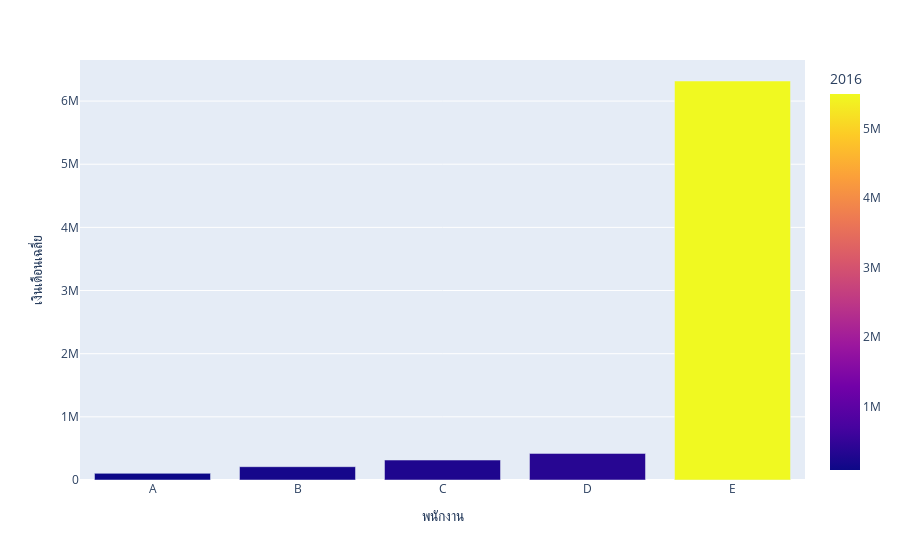

Notebook code for this chart:
### Code cell
### Quiz 3
average_salary = df.mean(axis=1)
df['average_salary'] = average_salary

fig = px.bar(df, x=df.index,
             y ='average_salary',
             color='2016',
             hover_data =['2016', '2017', '2018', '2019', '2020', 'average_salary'],
             labels = {'x':'พนักงาน', 'average_salary':'เงินเดือนเฉลี่ย'})
fig.show()

### Figure 1 — Plotly figure (JSON) as saved in the notebook; plotly's stock layout.template omitted (floating-point values rounded to 4 significant figures)
{"data": [{"alignmentgroup": "True", "customdata": [[91550.0, 97960.0, 104800.0, 112100.0, 120000, 105300.0], [183100.0, 195900.0, 209600.0, 224300.0, 240000, 210600.0], [274600.0, 293900.0, 314400.0, 336400.0, 360000, 315900.0], [366200.0, 391800.0, 419300.0, 448600.0, 480000, 421200.0], [5493000.0, 5877000.0, 6289000.0, 6729000.0, 7200000, 6318000.0]], "hoverlabel": {"namelength": 0}, "hovertemplate": "พนักงาน=%{x}<br>เงินเดือนเฉลี่ย=%{customdata[5]}<br>2016=%{marker.color}<br>2017=%{customdata[1]}<br>2018=%{customdata[2]}<br>2019=%{customdata[3]}<br>2020=%{customdata[4]}", "legendgroup": "", "marker": {"color": [91550.0, 183100.0, 274600.0, 366200.0, 5493000.0], "coloraxis": "coloraxis"}, "name": "", "offsetgroup": "", "orientation": "v", "showlegend": false, "textposition": "auto", "type": "bar", "x": ["A", "B", "C", "D", "E"], "xaxis": "x", "y": [105300.0, 210600.0, 315900.0, 421200.0, 6318000.0], "yaxis": "y"}], "layout": {"barmode": "relative", "coloraxis": {"colorbar": {"title": {"text": "2016"}}, "colorscale": [[0, "#0d0887"], [0.1111, "#46039f"], [0.2222, "#7201a8"], [0.3333, "#9c179e"], [0.4444, "#bd3786"], [0.5556, "#d8576b"], [0.6667, "#ed7953"], [0.7778, "#fb9f3a"], [0.8889, "#fdca26"], [1, "#f0f921"]]}, "legend": {"tracegroupgap": 0}, "margin": {"t": 60}, "xaxis": {"anchor": "y", "domain": [0, 1], "title": {"text": "พนักงาน"}}, "yaxis": {"anchor": "x", "domain": [0, 1], "title": {"text": "เงินเดือนเฉลี่ย"}}}}
